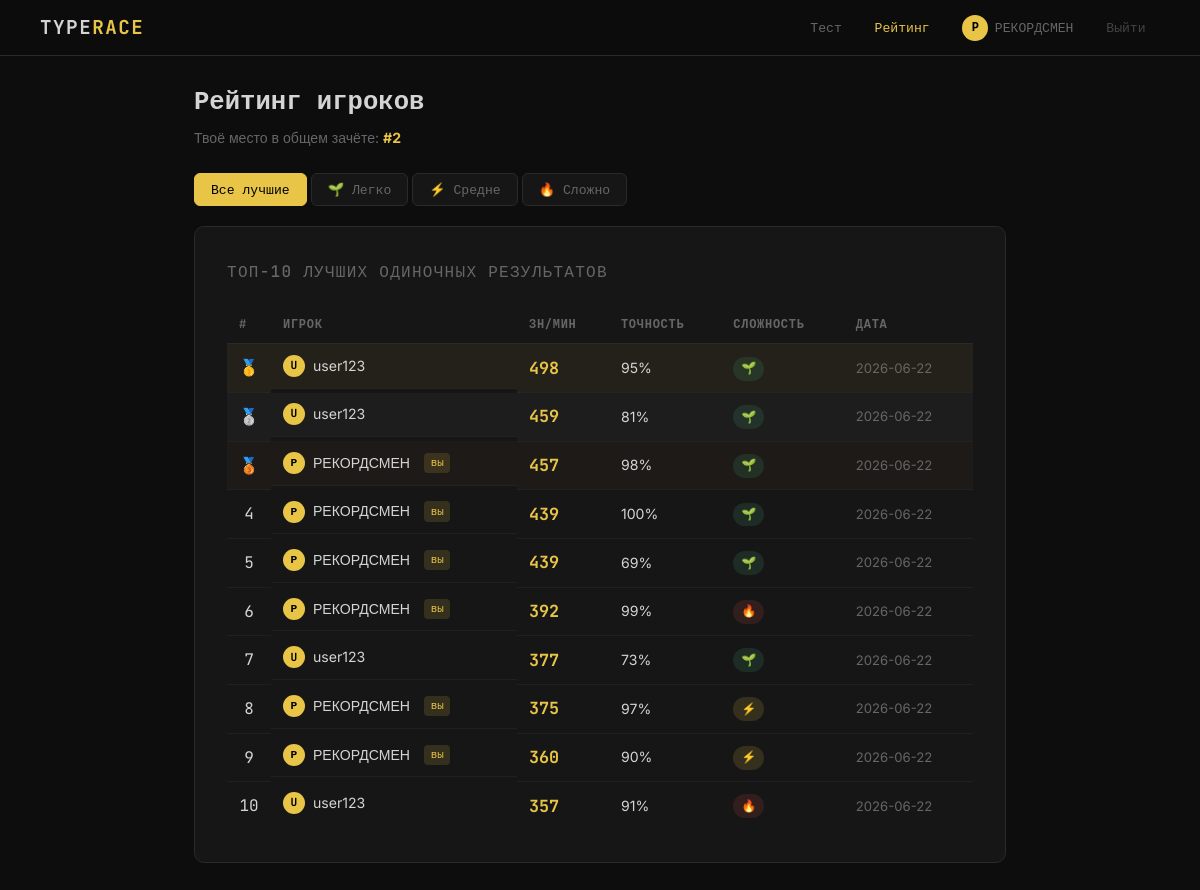
Page /leaderboard (signed in) on the committed database.
### tables this page shows
CREATE TABLE users (
            id        INTEGER PRIMARY KEY AUTOINCREMENT,
            username  TEXT UNIQUE NOT NULL,
            email     TEXT UNIQUE NOT NULL,
            password  TEXT NOT NULL,
            created_at DATETIME DEFAULT CURRENT_TIMESTAMP
        );

CREATE TABLE results (
            id         INTEGER PRIMARY KEY AUTOINCREMENT,
            user_id    INTEGER NOT NULL REFERENCES users(id),
            text_id    INTEGER REFERENCES texts(id),
            wpm        INTEGER NOT NULL,
            accuracy   INTEGER NOT NULL,
            time_sec   REAL NOT NULL,
            difficulty TEXT NOT NULL,
            timestamp  DATETIME DEFAULT CURRENT_TIMESTAMP
        );

### app.py (the view)
@app.route('/leaderboard')
@login_required
def leaderboard():
    user = current_user()
    db = get_db()
    top_all = db.execute('''
        SELECT u.username, r.wpm, r.accuracy, r.difficulty, r.timestamp
        FROM results r JOIN users u ON r.user_id=u.id
        ORDER BY r.wpm DESC LIMIT 10
    ''').fetchall()
    top_easy = db.execute('''
        SELECT u.username, MAX(r.wpm) as wpm, r.accuracy
        FROM results r JOIN users u ON r.user_id=u.id
        WHERE r.difficulty='easy' GROUP BY r.user_id ORDER BY wpm DESC LIMIT 10
    ''').fetchall()
    top_medium = db.execute('''
        SELECT u.username, MAX(r.wpm) as wpm, r.accuracy
        FROM results r JOIN users u ON r.user_id=u.id
        WHERE r.difficulty='medium' GROUP BY r.user_id ORDER BY wpm DESC LIMIT 10
    ''').fetchall()
    top_hard = db.execute('''
        SELECT u.username, MAX(r.wpm) as wpm, r.accuracy
        FROM results r JOIN users u ON r.user_id=u.id
        WHERE r.difficulty='hard' GROUP BY r.user_id ORDER BY wpm DESC LIMIT 10
    ''').fetchall()
    rank = db.execute('''
        SELECT COUNT(*)+1 as rank FROM (
            SELECT user_id, MAX(wpm) as best FROM results GROUP BY user_id
        ) WHERE best > (SELECT COALESCE(MAX(wpm),0) FROM results WHERE user_id=?)
    ''', (user['id'],)).fetchone()
    db.close()
    return render_template('leaderboard.html', user=user,
                           top_all=top_all, top_easy=top_easy,
                           top_medium=top_medium, top_hard=top_hard,
                           rank=rank)

### app.py (called while the page is built)
def get_db():
    conn = sqlite3.connect(DATABASE)
    conn.row_factory = sqlite3.Row
    return conn

def login_required(f):
    @wraps(f)
    def decorated(*args, **kwargs):
        if 'user_id' not in session:
            return redirect(url_for('login'))
        return f(*args, **kwargs)
    return decorated

def current_user():
    if 'user_id' not in session:
        return None
    db = get_db()
    user = db.execute('SELECT * FROM users WHERE id=?', (session['user_id'],)).fetchone()
    db.close()
    return user

### templates/leaderboard.html (shortened to what this page needs)
{% extends "base.html" %}
{% block content %}
<div class="leaderboard-page">
  <div class="lb-header">
    <h1>Рейтинг игроков</h1>
    {% if rank %}
    <p class="lb-rank-hint">Твоё место в общем зачёте: <strong>#{{ rank['rank'] }}</strong></p>
    {% endif %}
  </div>
  <div class="lb-tabs">
    <button class="lb-tab active" data-tab="all">Все лучшие</button>
    <button class="lb-tab" data-tab="easy">🌱 Легко</button>
    <button class="lb-tab" data-tab="medium">⚡ Средне</button>
    <button class="lb-tab" data-tab="hard">🔥 Сложно</button>
  </div>
  <div class="lb-panel active" id="tab-all">
    <div class="card lb-card">
      <h2 class="section-title">Топ-10 лучших одиночных результатов</h2>
      {% if top_all %}
      <table class="data-table">
        <thead>
          <tr><th>#</th><th>Игрок</th><th>Зн/мин</th><th>Точность</th><th>Сложность</th><th>Дата</th></tr>
        </thead>
        <tbody>
          {% for r in top_all %}
          <tr class="{% if loop.index <= 3 %}top-{{ loop.index }}{% endif %}">
            <td class="rank-num">
              {% if loop.index == 1 %}🥇{% elif loop.index == 2 %}🥈{% elif loop.index == 3 %}🥉{% else %}{{ loop.index }}{% endif %}
            </td>
            <td class="td-user">
              <span class="avatar-chip sm">{{ r['username'][0]|upper }}</span>
              {{ r['username'] }}
              {% if r['username'] == session.username %}<span class="you-badge">вы</span>{% endif %}
            </td>
            <td class="td-wpm">{{ r['wpm'] }}</td>
            <td>{{ r['accuracy'] }}%</td>
            <td>
              <span class="diff-pill diff-{{ r['difficulty'] }}">
                {% if r['difficulty']=='easy' %}🌱{% elif r['difficulty']=='medium' %}⚡{% else %}🔥{% endif %}
              </span>
            </td>
            <td class="td-dim">{{ r['timestamp'][:10] }}</td>
          </tr>
          {% endfor %}
        </tbody>
      </table>
      {% else %}
      <p class="empty-state">Пока нет результатов. <a href="/">Стань первым!</a></p>
      {% endif %}
    </div>
  </div>
</div>
{% endblock %}

### templates/base.html (shortened to what this page needs)
<!DOCTYPE html>
<html lang="ru">
<head>
  <link rel="stylesheet" href="{{ url_for('static', filename='css/style.css') }}">
</head>
<body>
<nav class="navbar">
  <a href="/" class="nav-logo">TYPE<span>RACE</span></a>
  {% if session.user_id %}
  <div class="nav-links">
    <a href="/" class="nav-link {% if request.endpoint == 'index' %}active{% endif %}">Тест</a>
    <a href="/leaderboard" class="nav-link {% if request.endpoint == 'leaderboard' %}active{% endif %}">Рейтинг</a>
    <a href="/profile" class="nav-link {% if request.endpoint == 'profile' %}active{% endif %}">
      <span class="avatar-chip">{{ session.username[0]|upper }}</span>
      {{ session.username }}
    </a>
    <a href="/logout" class="nav-link nav-logout">Выйти</a>
  </div>
  {% endif %}
</nav>
<main class="main-wrap">
  {% block content %}{% endblock %}
</main>
</body>
</html>

### static/css/style.css (style rules this page uses)
:root { --bg: #0d0d0d; --surface: #161616; --surface2: #1e1e1e; --border: #2a2a2a; --accent: #e8c547; --accent2: #c9a93a; --text: #d4d4d4; --text-dim: #666; --text-muted:#444; --green: #4caf7d; --red: #e05252; --easy: #4caf7d; --medium: #e8c547; --hard: #e05252; --radius: 10px; --radius-sm: 6px; --mono: 'JetBrains Mono', monospace; --sans: 'Inter', sans-serif; }
*, *::before, *::after { box-sizing: border-box; margin: 0; padding: 0; }
html { scroll-behavior: smooth; }
body { font-family: var(--sans); background: var(--bg); color: var(--text); min-height: 100vh; font-size: 15px; line-height: 1.6; }
a { color: var(--accent); text-decoration: none; }
.navbar { position: fixed; top: 0; left: 0; right: 0; z-index: 100; display: flex; align-items: center; justify-content: space-between; padding: 0 2.5rem; height: 56px; background: rgba(13,13,13,0.9); backdrop-filter: blur(12px); border-bottom: 1px solid var(--border); }
.nav-logo { font-family: var(--mono); font-weight: 700; font-size: 1.2rem; letter-spacing: 0.08em; color: var(--text); text-decoration: none; }
.nav-logo span { color: var(--accent); }
.nav-links { display: flex; align-items: center; gap: 0.25rem; }
.nav-link { font-family: var(--mono); font-size: 0.82rem; color: var(--text-dim); padding: 0.4rem 0.9rem; border-radius: var(--radius-sm); transition: color 0.2s, background 0.2s; text-decoration: none; display: flex; align-items: center; gap: 0.4rem; }
.nav-link.active { color: var(--accent); }
.nav-logout { color: var(--text-muted); }
.avatar-chip { display: inline-flex; align-items: center; justify-content: center; width: 26px; height: 26px; border-radius: 50%; background: var(--accent); color: #000; font-family: var(--mono); font-weight: 700; font-size: 0.75rem; }
.avatar-chip.sm { width: 22px; height: 22px; font-size: 0.7rem; }
.main-wrap { max-width: 860px; margin: 0 auto; padding: 80px 1.5rem 4rem; }
.card { background: var(--surface); border: 1px solid var(--border); border-radius: var(--radius); padding: 2rem; margin-bottom: 1.25rem; }
.section-title { font-family: var(--mono); font-size: 1rem; font-weight: 500; color: var(--text-dim); text-transform: uppercase; letter-spacing: 0.08em; margin-bottom: 1.25rem; }
.lb-header { margin-bottom: 1.5rem; }
.lb-header h1 { font-family: var(--mono); font-size: 1.6rem; font-weight: 700; }
.lb-rank-hint { font-size: 0.88rem; color: var(--text-dim); margin-top: 0.35rem; }
.lb-rank-hint strong { color: var(--accent); }
.lb-tabs { display: flex; gap: 0.25rem; margin-bottom: 1.25rem; flex-wrap: wrap; }
.lb-tab { padding: 0.45rem 1rem; background: var(--surface); border: 1px solid var(--border); border-radius: var(--radius-sm); color: var(--text-dim); font-family: var(--mono); font-size: 0.82rem; cursor: pointer; transition: all 0.2s; }
.lb-tab.active { background: var(--accent); color: #000; border-color: var(--accent); }
.lb-panel { display: none; }
.lb-panel.active { display: block; }
.data-table { width: 100%; border-collapse: collapse; font-size: 0.88rem; }
.data-table th { text-align: left; padding: 0.6rem 0.75rem; font-family: var(--mono); font-size: 0.75rem; text-transform: uppercase; letter-spacing: 0.06em; color: var(--text-dim); border-bottom: 1px solid var(--border); }
.data-table td { padding: 0.65rem 0.75rem; border-bottom: 1px solid rgba(42,42,42,0.5); vertical-align: middle; }
.data-table tbody tr:last-child td { border-bottom: none; }
.data-table tr.top-1 td { background: rgba(232,197,71,0.06); }
.data-table tr.top-2 td { background: rgba(192,192,192,0.04); }
.data-table tr.top-3 td { background: rgba(205,127,50,0.04); }
.rank-num { font-family: var(--mono); font-size: 1rem; text-align: center; width: 40px; }
.td-wpm { font-family: var(--mono); font-weight: 700; font-size: 1.05rem; color: var(--accent); }
.td-dim { color: var(--text-dim); font-size: 0.82rem; }
.td-user { display: flex; align-items: center; gap: 0.5rem; }
.diff-pill { display: inline-block; padding: 0.15rem 0.5rem; border-radius: 99px; font-size: 0.75rem; font-family: var(--mono); }
.diff-easy { background: rgba(76,175,125,0.15); color: var(--easy); }
.diff-medium { background: rgba(232,197,71,0.15); color: var(--medium); }
.diff-hard { background: rgba(224,82,82,0.15); color: var(--hard); }
.you-badge { display: inline-block; padding: 0.1rem 0.4rem; background: rgba(232,197,71,0.15); color: var(--accent); border-radius: 4px; font-size: 0.68rem; font-family: var(--mono); margin-left: 0.4rem; }

### rows in the picture
users: username "РЕКОРДСМЕН"
results: username "U", username "user123", wpm "498", accuracy "95", timestamp "2026-06-22"
results: username "U", username "user123", wpm "459", accuracy "81", timestamp "2026-06-22"
results: username "Р", username "РЕКОРДСМЕН", shows "вы", wpm "457", accuracy "98", timestamp "2026-06-22"
results: username "Р", username "РЕКОРДСМЕН", shows "вы", wpm "439", accuracy "100", timestamp "2026-06-22"
results: username "Р", username "РЕКОРДСМЕН", shows "вы", wpm "439", accuracy "69", timestamp "2026-06-22"
results: username "Р", username "РЕКОРДСМЕН", shows "вы", wpm "392", accuracy "99", timestamp "2026-06-22"
results: username "U", username "user123", wpm "377", accuracy "73", timestamp "2026-06-22"
results: username "Р", username "РЕКОРДСМЕН", shows "вы", wpm "375", accuracy "97", timestamp "2026-06-22"
results: username "Р", username "РЕКОРДСМЕН", shows "вы", wpm "360", accuracy "90", timestamp "2026-06-22"
results: username "U", username "user123", wpm "357", accuracy "91", timestamp "2026-06-22"

### other values in the picture
{{ session.username[0]|upper }} "Р"
{{ rank['rank'] }} "2"
